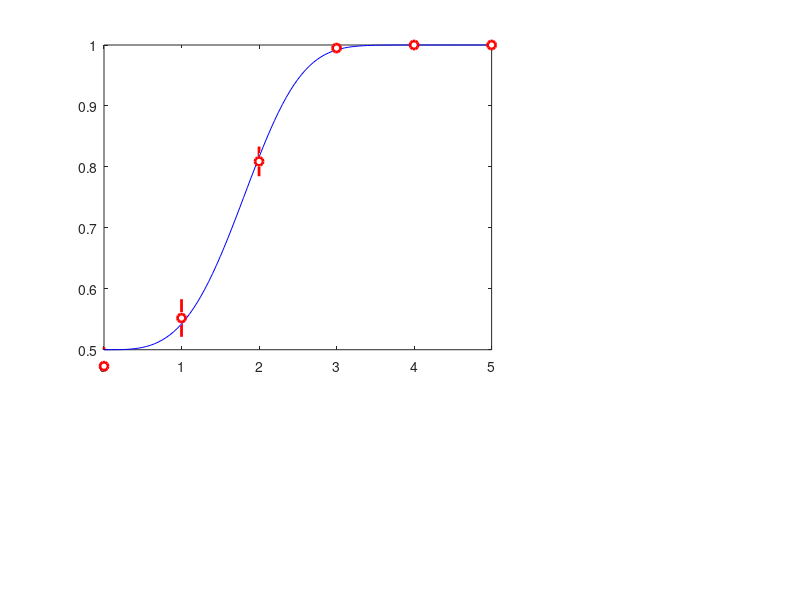

Source code (MATLAB): (Note: this script raises an error after producing the figure.)
%% Markov Chain Monte Carlo
% Certainly the most popular Monte Carlo algorithm is Markov chain Monte
% Carlo (MCMC).  MCMC is a method of drawing samples from a gradually
% changing distribution.  At each point, the distribution isn't quite
% right, but over many samples it is.  There are many variations on MCMC.
% We will focus on a simple one called _Metropolis sampling._
%
%% Likelihood functions
% Throughout, the distribution from which we want to sample will be a
% probability distribution over some unknown quantity.  We want to know,
% for example, the probability that some *X* is greater than 0.
%
%% Metropolis
%
%% Markov Chain Monte Carlo (MCMC) simulation
clear
close all
rng(1)

%% Simulate some psychometric data

truth    =  [2, 3.5];

fprintf(' > truth:     (%.1f, %.1f)\n', truth)

pfcn     =  @(x,p) wblcdf(x,p(1),p(2)) * 0.5 + 0.5;

N        =  1000;
stimuli  =  0:5;
prob     =  pfcn(stimuli, truth);

correct  =  binornd(N, prob);
rate     =  correct/N;

se       =  sqrt((rate .* (1 - rate))./N);

xax      =  linspace(0, 5, 101);
yax      =  pfcn(xax, truth);

subplot(3, 3, [1:2 4:5])
plot(xax, yax, 'b-', ...
    stimuli, rate, 'ro', ...
    'linewidth', 2, ...
    'clipping', 'off', ...
    'markerfacecolor', 'w')
ylim([.5 1])


line([stimuli; stimuli], rate + 1.96 * [se; -se], -[correct; correct], ...
    'linew', 2, 'color', 'r')

f1 = gcf();
drawnow


%% Set up likelihood, prior, and posterior

logbinopdf     =  @(c,n,p) log(binopdf(c,n,p));

loglikelihood  =  @(x) sum(logbinopdf(correct, N, pfcn(stimuli, x)));

deviance       =  @(x) -2 * loglikelihood(x);

startingPoint  =  [4, 4]';

guess          =  fminsearch(deviance, startingPoint);

fprintf(' > guess:     (%.1f, %.1f)\n', guess)

logprior       =  @(x) -sum(x);   % log of exppdf(x,1)

logposterior   =  @(x) logprior(x) + loglikelihood(x);  % without scaling


%% Markov chain Monte Carlo

% m = Metropolis(logposterior, startingPoint);
% m.DrawSamples(20000);
% m.disp();

nChains = 4;

startingPoint = [ ...
    4 4
    4 2 
    2 4
    2 2]';

for c = 1:nChains
    m(c) = Metropolis(logposterior, startingPoint(:,c));
end

tic
parfor c = 1:nChains
    t = m(c);
    t.DrawSamples(20000)
    m(c) = t;
end

chains = cat(3,m.XHistory);
toc

%% More figures

A = squeeze(chains(5002:end,1,:));
B = squeeze(chains(5002:end,2,:));

estimate = mean([A(:) B(:)]);
post_std = std([A(:) B(:)]);
fprintf(' > estimate:  (%.1f, %.1f) +/- (%.2f, %.2f)\n', estimate, post_std)

subplot(3,3,3), plot(A, B, '.');

subplot(3,3,7), plot(A); 
subplot(3,3,8), plot(B); 

subplot(3,3,6), histogram(A, 51, 'edgecolor', 'none')
subplot(3,3,9), histogram(B, 51, 'edgecolor', 'none')

subplot(3, 3, [1:2 4:5])

line(xax, pfcn(xax, estimate), ...
    'linestyle', '--', ...
    'color', [1 .5 0], ...
    'linewidth', 2, ...
    'clipping', 'off')



%%   Deriving Bayesian credible intervals for model parameters

fprintf(' > Parameter A is between %.2f and %.2f.\n', ...
    prctile(A(:), [0.025 0.975]*100))
fprintf(' > Parameter B is between %.2f and %.2f.\n', ...
    prctile(B(:), [0.025 0.975]*100))


